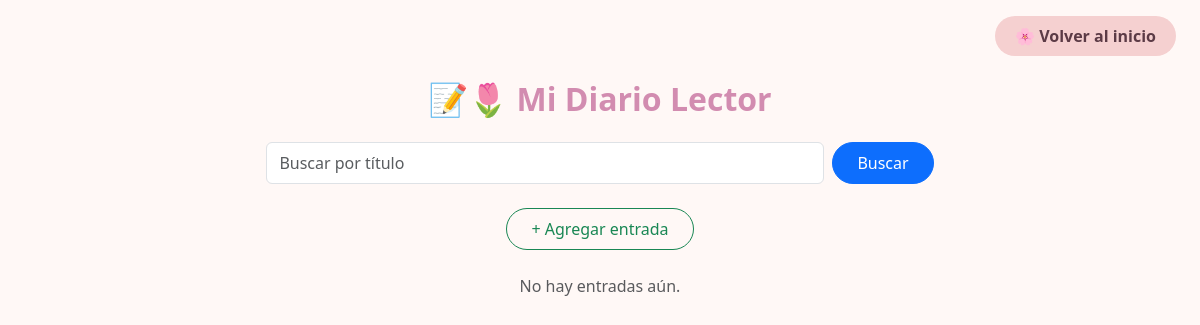
Before: /diario/ (signed in) with the older database file.
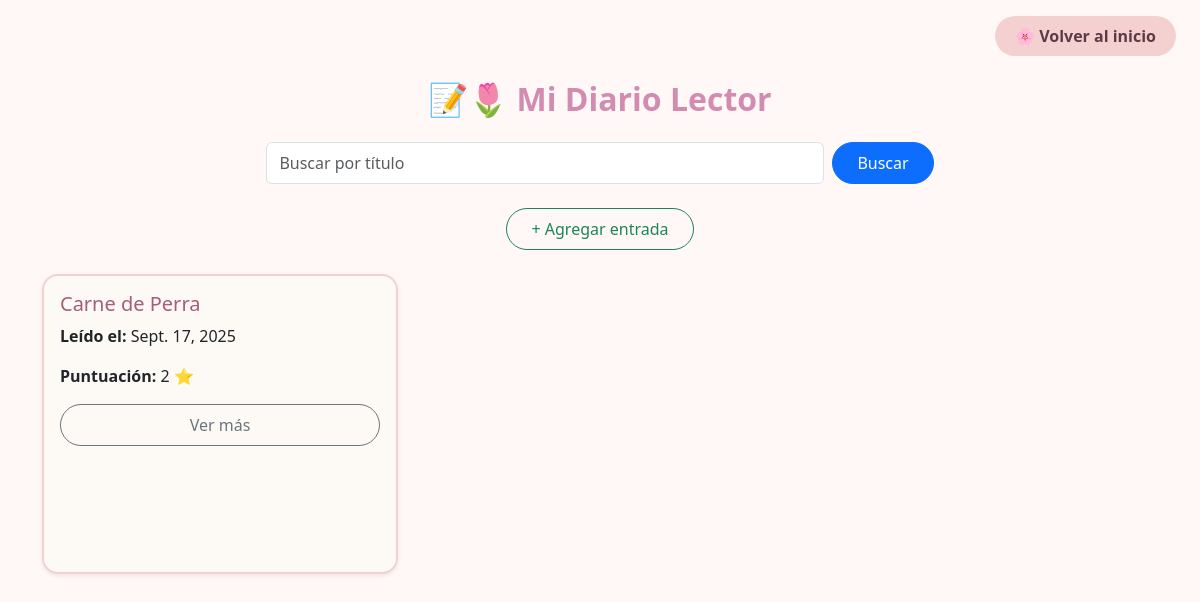
After: the same page with the newer database file.
### biblioteca/models.py (models this page shows, shortened)
class DiarioLector(models.Model):
    usuario = models.ForeignKey(User, on_delete=models.CASCADE) # Usuario dueño del diario
    libro_leido = models.ForeignKey(LibroLeido, on_delete=models.CASCADE) # Libro al que pertenece la entrada
    fecha = models.DateField(auto_now_add=True) # Fecha de la entrada (se asigna automáticamente al crear)
    puntuacion = models.IntegerField(default=0) #Puntuación del libro de 0 a 5
    frase_iconica = models.TextField(blank=True) # Frase memorable o cita del libro
    punto_clave = models.TextField(blank=True) # Momento o idea central del libro
    nota_personal = models.TextField(blank=True) # Reflexión o comentario personal sobre la lectura

class LibroLeido(models.Model):
    usuario = models.ForeignKey(User, on_delete=models.CASCADE) # Usuario que leyó el libro
    titulo = models.CharField(max_length=200, default="Sin título")  # Título personalizado (editable)
    autor = models.CharField(max_length=100, default="Desconocido")  # Autor del libro
    categoria = models.ManyToManyField(Categoria, blank=True)  # Categorías asociadas
    resumen = models.TextField() # Breve descripción del contenido o experiencia lectora
    estado = models.CharField(max_length=20, choices=ESTADO_LIBRO) # Estado de lectura
    fecha_inicio = models.DateField(null=True, blank=True) # Fecha en que se comenzó el libro
    fecha_fin = models.DateField(null=True, blank=True) # Fecha en que se terminó el libro
    pdf = models.FileField(upload_to='libros/', null=True, blank=True) # Archivo PDF del libro (opcional)
    link = models.URLField(blank=True, null=True) # Enlace al libro en línea (opcional)

### biblioteca/views.py (the view)
# urls.py: path('diario/', views.diario_lector, name='diario_lector'), # Diario lector (notas, frases y reflexiones personales)
@login_required
def diario_lector(request):
    query = request.GET.get('q')
    diarios = DiarioLector.objects.filter(usuario=request.user)
    if query:
        diarios = diarios.filter(
            Q(libro_leido__titulo__icontains=query) |
            Q(libro_leido__autor__icontains=query)
        )
    return render(request, 'biblioteca/diario_lector.html', {'diarios': diarios})

### templates/biblioteca/diario_lector.html (shortened to what this page needs)
{% load static %}
<!DOCTYPE html>
<html lang="es">
<head>
    <link rel="stylesheet" href="https://cdn.jsdelivr.net/npm/bootstrap@5.3.0/dist/css/bootstrap.min.css">
    <link rel="stylesheet" href="{% static 'css/diario.css' %}">
</head>
<body class="bg-light-pink">
<div class="d-flex justify-content-end me-4 mt-3">
  <a href="{% url 'inicio' %}" class="btn btn-outline-primary rounded-pill cozy-btn">🌸 Volver al inicio</a>
</div>
<div class="container my-4">
    <h2 class="text-center mb-4 title-cozy">📝🌷 Mi Diario Lector</h2>
    <form class="d-flex mb-4 justify-content-center" method="get">
        <input class="form-control me-2 w-50" type="search" name="q" placeholder="Buscar por título" aria-label="Buscar">
        <button class="btn btn-primary rounded-pill px-4 py-2" type="submit">Buscar</button>
    </form>
    <div class="text-center mb-4">
        <a href="{% url 'agregar_entrada' %}" class="btn btn-outline-success rounded-pill px-4 py-2">+ Agregar entrada</a>
    </div>
    <div class="row">
        {% for entrada in diarios %}
        <div class="col-md-4 mb-4">
            <div class="card h-100 shadow-sm equal-card cozy-card">
                <div class="card-body d-flex flex-column">
                    <h5 class="card-title text-cozy">{{ entrada.libro_leido.titulo }}</h5>
                    <p class="card-text"><strong>Leído el:</strong> {{ entrada.libro_leido.fecha_fin }}</p>
                    <p class="card-text"><strong>Puntuación:</strong> {{ entrada.puntuacion }} ⭐</p>
                    <button type="button"
                            class="btn btn-outline-secondary rounded-pill px-4 py-2"
                            data-bs-toggle="modal"
                            data-bs-target="#modalEntrada{{ entrada.id }}">
                        Ver más
                    </button>
                </div>
            </div>
        </div>
        {% empty %}
        <p class="text-center text-muted">No hay entradas aún.</p>
        {% endfor %}
    </div>
</div>
</body>
</html>

Changed rows visible on the page:
added DiarioLector: libro_leido.titulo "Carne de Perra", libro_leido.fecha_fin "Sept. 17, 2025", puntuacion "2"
Other visible differences:
text no longer shown: "No hay entradas aún."
